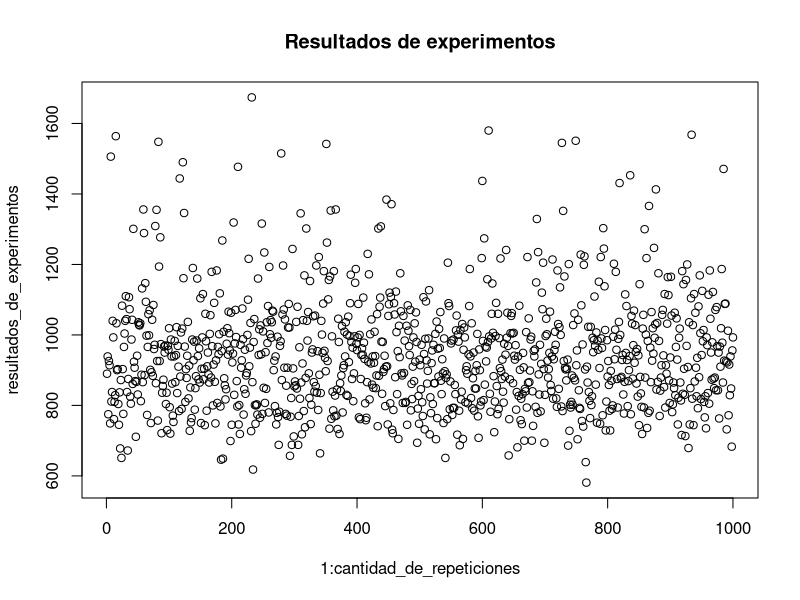

This chart was generated by the following R code:

### Definir las siguientes funciones

## Ejercicio 1
album = rep(FALSE, 6) 

sample = sample(1:6, 1, replace = TRUE)

album[sample] = TRUE

print(album)

## Ejercicio 2

album_lleno = function(album){
  return(all(album))
}

mock_album_completo = rep(TRUE, 6)
mock_album_incompleto = rep(FALSE, 6)

print(album_lleno(mock_album_completo))
print(album_lleno(mock_album_incompleto))

## Ejercicio 3

generar_sobre = function(tam_album, tam_sobre){
  return(sample(1:tam_album, tam_sobre, replace=TRUE))
}

sobre = generar_sobre(tam_album=6, tam_sobre=3)

album_vacio = rep(FALSE, 6)

# Linda forma de hacer TDD! Felicitaciones! 
album_vacio[sobre[1]] = TRUE
album_vacio[sobre[2]] = TRUE
album_vacio[sobre[3]] = TRUE


## Ejercicio 4
pegar_sobre = function(album,  sobre){
  for(figurita in sobre){
    album[figurita] = TRUE
  }
  return(album)
}

album_vacio = rep(FALSE, 10)
sobre_1 = generar_sobre(tam_album=length(album_vacio), tam_sobre=3)
sobre_2 = generar_sobre(tam_album=length(album_vacio), tam_sobre=3)

print(sobre_1)
album = pegar_sobre(album_vacio, sobre_1)
print(album)

print(sobre_2)
album = pegar_sobre(album, sobre_2)
print(album)

## Ejercicio 5
cuantas_figuritas = function(tam_album, tam_sobre){
  cantidad_de_sobres_usados = 0
  album = rep(FALSE, tam_album)
  while(!album_lleno(album=album)) {
    sobre = generar_sobre(tam_album=tam_album, tam_sobre=tam_sobre)
    album = pegar_sobre(album=album, sobre=sobre)
    cantidad_de_sobres_usados = cantidad_de_sobres_usados + 1
  }
  return(cantidad_de_sobres_usados)
}

## Ejercicio 6

primer_intento = cuantas_figuritas(tam_album=6, tam_sobre=1)
segundo_intento = cuantas_figuritas(tam_album=6, tam_sobre=1)
tercer_intento = cuantas_figuritas(tam_album=6, tam_sobre=1)

print(primer_intento)
print(segundo_intento)
print(tercer_intento)
print((primer_intento == segundo_intento) & (primer_intento == tercer_intento) & (segundo_intento == tercer_intento))

## Ejercicio 7
cantidad_de_repeticiones = 1000
resultados_de_experimentos = c()
for(i in 1:cantidad_de_repeticiones) {
   resultados_de_experimentos = c(resultados_de_experimentos, cuantas_figuritas(tam_album=670, tam_sobre=5))
}

plot(1:cantidad_de_repeticiones, resultados_de_experimentos, main = 'Resultados de experimentos')

# Cuál es la probabilidad de terminar el album con 800 sobres o menos?
casos_exitosos = length(which(resultados_de_experimentos <= 800))
print(casos_exitosos / cantidad_de_repeticiones)

# La cantidad de sobres que hacen falta comprar para completar el album con probabilidad mayor o igual a 0.9.
# P(X < x) >= 0.9

# P(casos_exitosos / cantidad_de_repeticiones) >= 0.9 <=> ????????

